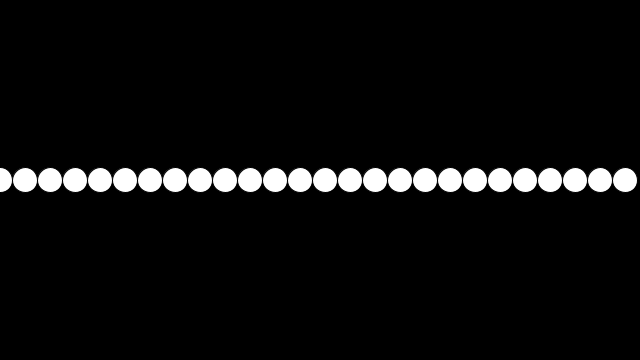
Frame 1 (no input)
Frame 60 (the mouse pressed at the canvas centre just before this capture): identical to frame 1, image omitted
Frame 120 (the mouse held since frame 60 and released just before this capture): identical to frame 1, image omitted

The Processing sketch that drew this single still picture (run headless with seeded random() and noise(); from frame 60 on, the mouse is pressed at the canvas centre):

// Processing sketch: for_loop_example
// ── for_loop_example.pde
void setup(){
   size(640, 360);
}

void draw(){
   background(0);
   fill(255);
  
    //for loop will increment 25 
    // until we are at the widht of the canvas
   for(float x = 0; x < width; x = x + 25){
      circle(x, 180, 25); 
   }
}
